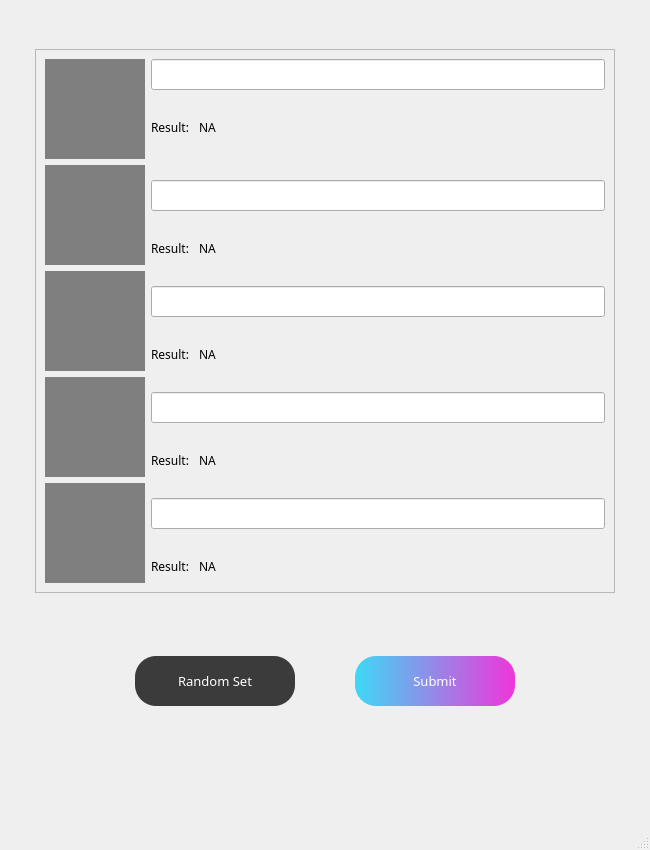
<?xml version="1.0" encoding="UTF-8"?>
<ui version="4.0">
 <class>MainWindow</class>
 <widget class="QMainWindow" name="MainWindow">
  <property name="geometry">
   <rect>
    <x>0</x>
    <y>0</y>
    <width>650</width>
    <height>850</height>
   </rect>
  </property>
  <property name="minimumSize">
   <size>
    <width>650</width>
    <height>850</height>
   </size>
  </property>
  <property name="maximumSize">
   <size>
    <width>650</width>
    <height>850</height>
   </size>
  </property>
  <property name="windowTitle">
   <string>CubeHelper: Help memorise Rubik's cube algorithms</string>
  </property>
  <widget class="QWidget" name="centralwidget">
   <layout class="QGridLayout" name="gridLayout_7">
    <item row="0" column="3">
     <spacer name="verticalSpacer_2">
      <property name="orientation">
       <enum>Qt::Vertical</enum>
      </property>
      <property name="sizeType">
       <enum>QSizePolicy::Fixed</enum>
      </property>
      <property name="sizeHint" stdset="0">
       <size>
        <width>20</width>
        <height>40</height>
       </size>
      </property>
     </spacer>
    </item>
    <item row="1" column="0">
     <spacer name="horizontalSpacer">
      <property name="orientation">
       <enum>Qt::Horizontal</enum>
      </property>
      <property name="sizeType">
       <enum>QSizePolicy::Fixed</enum>
      </property>
      <property name="sizeHint" stdset="0">
       <size>
        <width>20</width>
        <height>20</height>
       </size>
      </property>
     </spacer>
    </item>
    <item row="1" column="1" colspan="5">
     <widget class="QFrame" name="frame">
      <property name="font">
       <font>
        <family>微软雅黑</family>
        <pointsize>12</pointsize>
       </font>
      </property>
      <property name="frameShape">
       <enum>QFrame::StyledPanel</enum>
      </property>
      <property name="frameShadow">
       <enum>QFrame::Raised</enum>
      </property>
      <layout class="QGridLayout" name="gridLayout_6">
       <item row="0" column="0">
        <layout class="QGridLayout" name="gridLayout">
         <item row="0" column="0" rowspan="2">
          <widget class="QLabel" name="Label1">
           <property name="minimumSize">
            <size>
             <width>100</width>
             <height>100</height>
            </size>
           </property>
           <property name="maximumSize">
            <size>
             <width>100</width>
             <height>100</height>
            </size>
           </property>
           <property name="font">
            <font>
             <family>微软雅黑</family>
             <pointsize>12</pointsize>
            </font>
           </property>
           <property name="styleSheet">
            <string notr="true">background-color: rgb(127, 127, 127);</string>
           </property>
           <property name="text">
            <string/>
           </property>
           <property name="scaledContents">
            <bool>true</bool>
           </property>
          </widget>
         </item>
         <item row="1" column="2">
          <widget class="QLabel" name="Result1">
           <property name="font">
            <font>
             <family>微软雅黑</family>
             <pointsize>9</pointsize>
            </font>
           </property>
           <property name="text">
            <string>NA</string>
           </property>
          </widget>
         </item>
         <item row="1" column="1">
          <widget class="QLabel" name="label">
           <property name="sizePolicy">
            <sizepolicy hsizetype="Maximum" vsizetype="Preferred">
             <horstretch>0</horstretch>
             <verstretch>0</verstretch>
            </sizepolicy>
           </property>
           <property name="font">
            <font>
             <family>微软雅黑</family>
             <pointsize>9</pointsize>
            </font>
           </property>
           <property name="text">
            <string>Result: </string>
           </property>
          </widget>
         </item>
         <item row="0" column="1" colspan="2">
          <widget class="QLineEdit" name="AlgEdit1">
           <property name="font">
            <font>
             <family>微软雅黑</family>
             <pointsize>12</pointsize>
            </font>
           </property>
          </widget>
         </item>
        </layout>
       </item>
       <item row="1" column="0">
        <layout class="QGridLayout" name="gridLayout_2">
         <item row="0" column="0" rowspan="2">
          <widget class="QLabel" name="Label2">
           <property name="minimumSize">
            <size>
             <width>100</width>
             <height>100</height>
            </size>
           </property>
           <property name="maximumSize">
            <size>
             <width>100</width>
             <height>100</height>
            </size>
           </property>
           <property name="font">
            <font>
             <family>微软雅黑</family>
             <pointsize>12</pointsize>
            </font>
           </property>
           <property name="styleSheet">
            <string notr="true">background-color: rgb(127, 127, 127);</string>
           </property>
           <property name="text">
            <string/>
           </property>
           <property name="scaledContents">
            <bool>true</bool>
           </property>
          </widget>
         </item>
         <item row="1" column="2">
          <widget class="QLabel" name="Result2">
           <property name="font">
            <font>
             <family>微软雅黑</family>
             <pointsize>9</pointsize>
            </font>
           </property>
           <property name="text">
            <string>NA</string>
           </property>
          </widget>
         </item>
         <item row="1" column="1">
          <widget class="QLabel" name="label_2">
           <property name="sizePolicy">
            <sizepolicy hsizetype="Maximum" vsizetype="Fixed">
             <horstretch>0</horstretch>
             <verstretch>0</verstretch>
            </sizepolicy>
           </property>
           <property name="font">
            <font>
             <family>微软雅黑</family>
             <pointsize>9</pointsize>
            </font>
           </property>
           <property name="text">
            <string>Result: </string>
           </property>
          </widget>
         </item>
         <item row="0" column="1" colspan="2">
          <widget class="QLineEdit" name="AlgEdit2">
           <property name="font">
            <font>
             <family>微软雅黑</family>
             <pointsize>12</pointsize>
            </font>
           </property>
          </widget>
         </item>
        </layout>
       </item>
       <item row="2" column="0">
        <layout class="QGridLayout" name="gridLayout_3">
         <item row="1" column="2">
          <widget class="QLabel" name="Result3">
           <property name="font">
            <font>
             <family>微软雅黑</family>
             <pointsize>9</pointsize>
            </font>
           </property>
           <property name="text">
            <string>NA</string>
           </property>
          </widget>
         </item>
         <item row="0" column="0" rowspan="2">
          <widget class="QLabel" name="Label3">
           <property name="minimumSize">
            <size>
             <width>100</width>
             <height>100</height>
            </size>
           </property>
           <property name="maximumSize">
            <size>
             <width>100</width>
             <height>100</height>
            </size>
           </property>
           <property name="font">
            <font>
             <family>微软雅黑</family>
             <pointsize>12</pointsize>
            </font>
           </property>
           <property name="styleSheet">
            <string notr="true">background-color: rgb(127, 127, 127);</string>
           </property>
           <property name="text">
            <string/>
           </property>
           <property name="scaledContents">
            <bool>true</bool>
           </property>
          </widget>
         </item>
         <item row="1" column="1">
          <widget class="QLabel" name="label_3">
           <property name="sizePolicy">
            <sizepolicy hsizetype="Maximum" vsizetype="Fixed">
             <horstretch>0</horstretch>
             <verstretch>0</verstretch>
            </sizepolicy>
           </property>
           <property name="font">
            <font>
             <family>微软雅黑</family>
             <pointsize>9</pointsize>
            </font>
           </property>
           <property name="text">
            <string>Result: </string>
           </property>
          </widget>
         </item>
         <item row="0" column="1" colspan="2">
          <widget class="QLineEdit" name="AlgEdit3">
           <property name="font">
            <font>
             <family>微软雅黑</family>
             <pointsize>12</pointsize>
            </font>
           </property>
          </widget>
         </item>
        </layout>
       </item>
       <item row="3" column="0">
        <layout class="QGridLayout" name="gridLayout_4">
         <item row="1" column="2">
          <widget class="QLabel" name="Result4">
           <property name="font">
            <font>
             <family>微软雅黑</family>
             <pointsize>9</pointsize>
            </font>
           </property>
           <property name="text">
            <string>NA</string>
           </property>
          </widget>
         </item>
         <item row="0" column="0" rowspan="2">
          <widget class="QLabel" name="Label4">
           <property name="minimumSize">
            <size>
             <width>100</width>
             <height>100</height>
            </size>
           </property>
           <property name="maximumSize">
            <size>
             <width>100</width>
             <height>100</height>
            </size>
           </property>
           <property name="font">
            <font>
             <family>微软雅黑</family>
             <pointsize>12</pointsize>
            </font>
           </property>
           <property name="styleSheet">
            <string notr="true">background-color: rgb(127, 127, 127);</string>
           </property>
           <property name="text">
            <string/>
           </property>
           <property name="scaledContents">
            <bool>true</bool>
           </property>
          </widget>
         </item>
         <item row="1" column="1">
          <widget class="QLabel" name="label_4">
           <property name="sizePolicy">
            <sizepolicy hsizetype="Maximum" vsizetype="Fixed">
             <horstretch>0</horstretch>
             <verstretch>0</verstretch>
            </sizepolicy>
           </property>
           <property name="font">
            <font>
             <family>微软雅黑</family>
             <pointsize>9</pointsize>
            </font>
           </property>
           <property name="text">
            <string>Result: </string>
           </property>
          </widget>
         </item>
         <item row="0" column="1" colspan="2">
          <widget class="QLineEdit" name="AlgEdit4">
           <property name="font">
            <font>
             <family>微软雅黑</family>
             <pointsize>12</pointsize>
            </font>
           </property>
          </widget>
         </item>
        </layout>
       </item>
       <item row="4" column="0">
        <layout class="QGridLayout" name="gridLayout_5">
         <item row="0" column="0" rowspan="2">
          <widget class="QLabel" name="Label5">
           <property name="minimumSize">
            <size>
             <width>100</width>
             <height>100</height>
            </size>
           </property>
           <property name="maximumSize">
            <size>
             <width>100</width>
             <height>100</height>
            </size>
           </property>
           <property name="font">
            <font>
             <family>微软雅黑</family>
             <pointsize>12</pointsize>
            </font>
           </property>
           <property name="styleSheet">
            <string notr="true">background-color: rgb(127, 127, 127);</string>
           </property>
           <property name="text">
            <string/>
           </property>
           <property name="scaledContents">
            <bool>true</bool>
           </property>
          </widget>
         </item>
         <item row="1" column="2">
          <widget class="QLabel" name="Result5">
           <property name="font">
            <font>
             <family>微软雅黑</family>
             <pointsize>9</pointsize>
            </font>
           </property>
           <property name="text">
            <string>NA</string>
           </property>
          </widget>
         </item>
         <item row="1" column="1">
          <widget class="QLabel" name="label_5">
           <property name="sizePolicy">
            <sizepolicy hsizetype="Maximum" vsizetype="Fixed">
             <horstretch>0</horstretch>
             <verstretch>0</verstretch>
            </sizepolicy>
           </property>
           <property name="font">
            <font>
             <family>微软雅黑</family>
             <pointsize>9</pointsize>
            </font>
           </property>
           <property name="text">
            <string>Result: </string>
           </property>
          </widget>
         </item>
         <item row="0" column="1" colspan="2">
          <widget class="QLineEdit" name="AlgEdit5">
           <property name="font">
            <font>
             <family>微软雅黑</family>
             <pointsize>12</pointsize>
            </font>
           </property>
          </widget>
         </item>
        </layout>
       </item>
      </layout>
     </widget>
    </item>
    <item row="1" column="6">
     <spacer name="horizontalSpacer_2">
      <property name="orientation">
       <enum>Qt::Horizontal</enum>
      </property>
      <property name="sizeType">
       <enum>QSizePolicy::Fixed</enum>
      </property>
      <property name="sizeHint" stdset="0">
       <size>
        <width>20</width>
        <height>20</height>
       </size>
      </property>
     </spacer>
    </item>
    <item row="2" column="0" colspan="2">
     <spacer name="horizontalSpacer_4">
      <property name="orientation">
       <enum>Qt::Horizontal</enum>
      </property>
      <property name="sizeType">
       <enum>QSizePolicy::Fixed</enum>
      </property>
      <property name="sizeHint" stdset="0">
       <size>
        <width>120</width>
        <height>20</height>
       </size>
      </property>
     </spacer>
    </item>
    <item row="2" column="2" rowspan="2">
     <widget class="QPushButton" name="ButtonRandom">
      <property name="minimumSize">
       <size>
        <width>160</width>
        <height>50</height>
       </size>
      </property>
      <property name="maximumSize">
       <size>
        <width>160</width>
        <height>50</height>
       </size>
      </property>
      <property name="font">
       <font>
        <family>微软雅黑</family>
        <pointsize>10</pointsize>
        <weight>50</weight>
        <bold>false</bold>
       </font>
      </property>
      <property name="styleSheet">
       <string notr="true">color: rgb(255, 255, 255);
background-color: rgb(59, 59, 59);
border-style: solid;
border-radius:21px;</string>
      </property>
      <property name="text">
       <string>Random Set</string>
      </property>
     </widget>
    </item>
    <item row="2" column="3">
     <spacer name="horizontalSpacer_3">
      <property name="orientation">
       <enum>Qt::Horizontal</enum>
      </property>
      <property name="sizeHint" stdset="0">
       <size>
        <width>37</width>
        <height>20</height>
       </size>
      </property>
     </spacer>
    </item>
    <item row="2" column="4" rowspan="2">
     <widget class="QPushButton" name="ButtonSubmit">
      <property name="minimumSize">
       <size>
        <width>160</width>
        <height>50</height>
       </size>
      </property>
      <property name="maximumSize">
       <size>
        <width>160</width>
        <height>50</height>
       </size>
      </property>
      <property name="font">
       <font>
        <family>微软雅黑</family>
        <pointsize>10</pointsize>
        <weight>50</weight>
        <bold>false</bold>
       </font>
      </property>
      <property name="styleSheet">
       <string notr="true">color: rgb(255, 255, 255);
background-color: qlineargradient(spread:pad, x1:0, y1:0, x2:1, y2:0, stop:0 rgb(61, 217, 245), stop:1 rgb(240, 53, 218));
border-style: solid;
border-radius:21px;</string>
      </property>
      <property name="text">
       <string>Submit</string>
      </property>
     </widget>
    </item>
    <item row="2" column="5" colspan="2">
     <spacer name="horizontalSpacer_5">
      <property name="orientation">
       <enum>Qt::Horizontal</enum>
      </property>
      <property name="sizeType">
       <enum>QSizePolicy::Fixed</enum>
      </property>
      <property name="sizeHint" stdset="0">
       <size>
        <width>120</width>
        <height>20</height>
       </size>
      </property>
     </spacer>
    </item>
    <item row="3" column="3">
     <spacer name="verticalSpacer_5">
      <property name="orientation">
       <enum>Qt::Vertical</enum>
      </property>
      <property name="sizeHint" stdset="0">
       <size>
        <width>20</width>
        <height>82</height>
       </size>
      </property>
     </spacer>
    </item>
    <item row="4" column="0" colspan="7">
     <widget class="QLabel" name="LabelSaySomething">
      <property name="font">
       <font>
        <family>Comic Sans MS</family>
        <pointsize>12</pointsize>
       </font>
      </property>
      <property name="text">
       <string/>
      </property>
      <property name="alignment">
       <set>Qt::AlignCenter</set>
      </property>
     </widget>
    </item>
    <item row="5" column="3">
     <spacer name="verticalSpacer">
      <property name="orientation">
       <enum>Qt::Vertical</enum>
      </property>
      <property name="sizeType">
       <enum>QSizePolicy::Fixed</enum>
      </property>
      <property name="sizeHint" stdset="0">
       <size>
        <width>31</width>
        <height>30</height>
       </size>
      </property>
     </spacer>
    </item>
   </layout>
  </widget>
  <widget class="QStatusBar" name="statusbar"/>
 </widget>
 <resources/>
 <connections/>
</ui>
